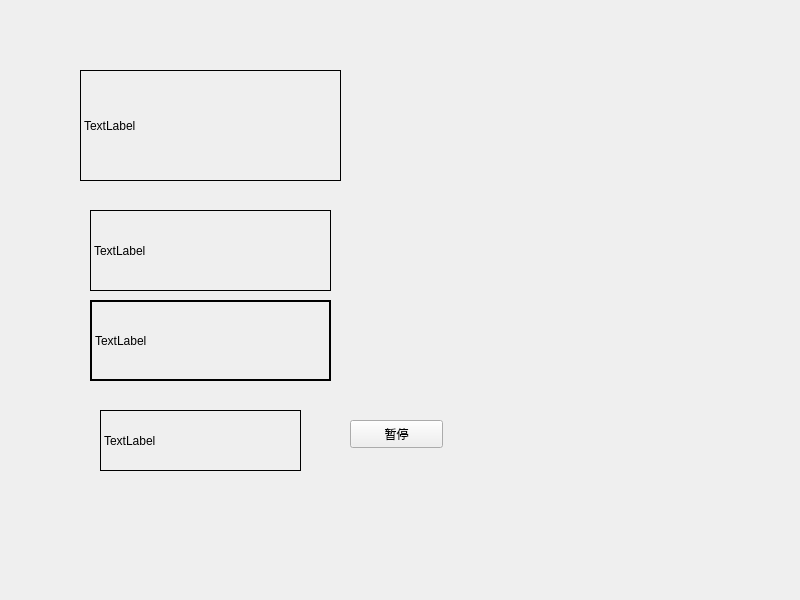
<?xml version="1.0" encoding="UTF-8"?>
<ui version="4.0">
 <class>Widget</class>
 <widget class="QWidget" name="Widget">
  <property name="geometry">
   <rect>
    <x>0</x>
    <y>0</y>
    <width>800</width>
    <height>600</height>
   </rect>
  </property>
  <property name="windowTitle">
   <string>Widget</string>
  </property>
  <widget class="myLabel" name="label">
   <property name="geometry">
    <rect>
     <x>80</x>
     <y>70</y>
     <width>261</width>
     <height>111</height>
    </rect>
   </property>
   <property name="frameShape">
    <enum>QFrame::Box</enum>
   </property>
   <property name="text">
    <string>TextLabel</string>
   </property>
  </widget>
  <widget class="QLabel" name="label_2">
   <property name="geometry">
    <rect>
     <x>90</x>
     <y>210</y>
     <width>241</width>
     <height>81</height>
    </rect>
   </property>
   <property name="frameShape">
    <enum>QFrame::Panel</enum>
   </property>
   <property name="text">
    <string>TextLabel</string>
   </property>
  </widget>
  <widget class="QLabel" name="label_3">
   <property name="geometry">
    <rect>
     <x>90</x>
     <y>300</y>
     <width>241</width>
     <height>81</height>
    </rect>
   </property>
   <property name="frameShape">
    <enum>QFrame::WinPanel</enum>
   </property>
   <property name="text">
    <string>TextLabel</string>
   </property>
  </widget>
  <widget class="QLabel" name="label_4">
   <property name="geometry">
    <rect>
     <x>100</x>
     <y>410</y>
     <width>201</width>
     <height>61</height>
    </rect>
   </property>
   <property name="frameShape">
    <enum>QFrame::Panel</enum>
   </property>
   <property name="text">
    <string>TextLabel</string>
   </property>
  </widget>
  <widget class="QPushButton" name="btn">
   <property name="geometry">
    <rect>
     <x>350</x>
     <y>420</y>
     <width>93</width>
     <height>28</height>
    </rect>
   </property>
   <property name="text">
    <string>暂停</string>
   </property>
  </widget>
 </widget>
 <customwidgets>
  <customwidget>
   <class>myLabel</class>
   <extends>QLabel</extends>
   <header>mylabel.h</header>
  </customwidget>
 </customwidgets>
 <resources/>
 <connections/>
</ui>
